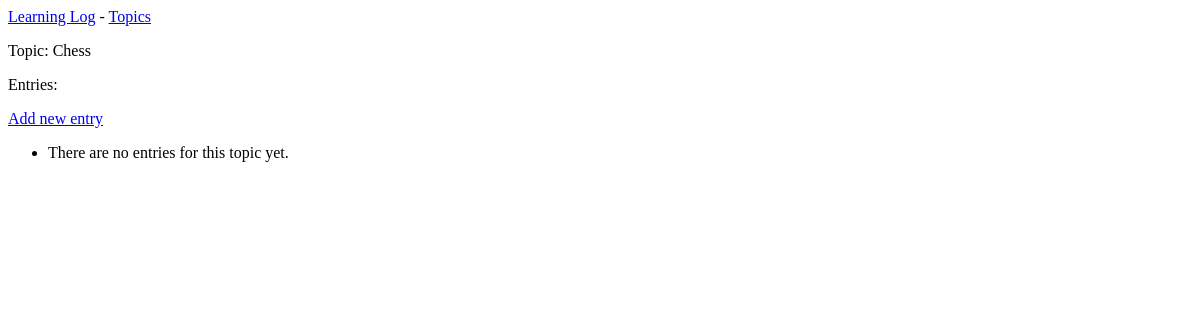
The page /topics/1/ on the database as committed earlier.
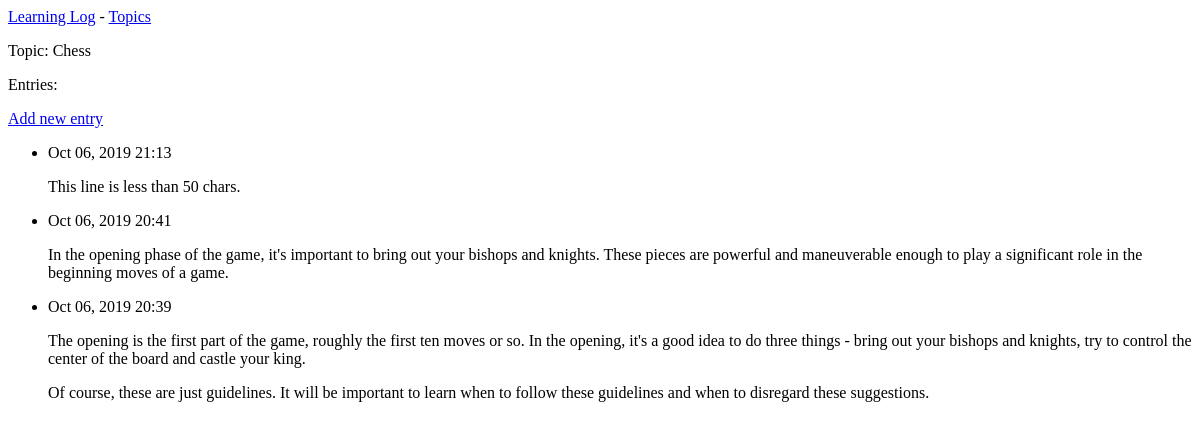
The same page on the database as committed later.
### learning_logs/models.py (models this page shows, shortened)
class Topic(models.Model):
    text = models.CharField(max_length=200)
    date_added = models.DateTimeField(auto_now_add=True)
    def __str__(self):
        return self.text

class Entry(models.Model):
    topic = models.ForeignKey(Topic, on_delete=models.CASCADE)
    text = models.TextField()
    date_added = models.DateTimeField(auto_now_add=True)
    class Meta:
        verbose_name_plural = 'entries'

### learning_logs/views.py (the view)
# urls.py: path('topics/<int:topic_id>/', views.topic, name='topic'),
def topic(request, topic_id):
    topic = Topic.objects.get(id=topic_id)
    entries = topic.entry_set.order_by('-date_added')
    context = {'topic': topic, 'entries': entries}
    return render(request, 'learning_logs/topic.html', context)

### learning_logs/templates/learning_logs/topic.html
{% extends 'learning_logs/base.html' %}
{% block content %}
  <p>Topic: {{ topic }}</p>
  <p>Entries:</p>
  <p>
    <a href="{% url 'learning_logs:new_entry' topic.id %}">Add new entry</a>
  </p>
  <ul>
    {% for entry in entries %}
      <li>
        <p>{{ entry.date_added|date:'M d, Y H:i' }}</p>
        <p>{{ entry.text|linebreaks }}</p>
      </li>
    {% empty %}
      <li>There are no entries for this topic yet.</li>
    {% endfor %}
  </ul>
{% endblock content %}

### learning_logs/templates/learning_logs/base.html
<p>
  <a href="{% url 'learning_logs:index' %}">Learning Log</a> -
  <a href="{% url 'learning_logs:topics' %}">Topics</a>
</p>
{% block content %}{% endblock content %}

Rows that differ between the two databases and show on the page:
added Entry: date_added "Oct 06, 2019 21:13", text "This line is less than 50 chars."
added Entry: date_added "Oct 06, 2019 20:41", text "In the opening phase of the game, it's important to bring out your bishops and knights. These pieces are powerful and maneuverable enough to play a significant role in the beginning moves of a game."
added Entry: date_added "Oct 06, 2019 20:39", text "The opening is the first part of the game, roughly the first ten moves or so. In the opening, it's a good idea to do three things - bring out your bishops and knights, try to control the center of the board and castle your king. Of course, these are just guidelines. It will be important to learn when to follow these guidelines and when to disregard these suggestions."
Other text that changed with them:
text no longer shown: "There are no entries for this topic yet."
